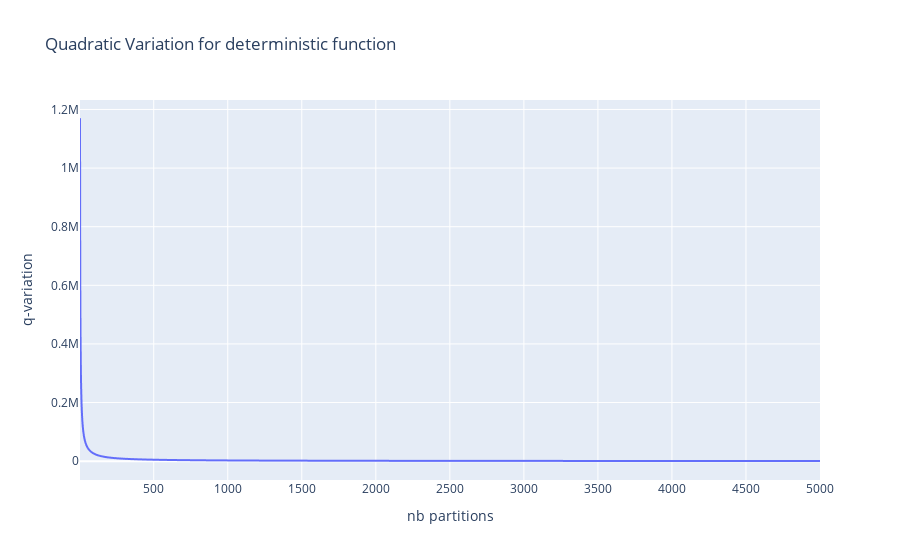

This figure's notebook cell:
### Code cell
fig = px.line(df_result, x='nb partitions',y='q-variation', title='Quadratic Variation for deterministic function')
fig.show()

### Figure 1 — Plotly figure (JSON) as saved in the notebook; plotly's stock layout.template omitted (floating-point values rounded to 4 significant figures; data arrays with more than 128 entries replaced by an {"elided": "..."} marker saying what was removed)
{"data": [{"hovertemplate": "nb partitions=%{x}<br>q-variation=%{y}<extra></extra>", "legendgroup": "", "line": {"color": "#636efa", "dash": "solid"}, "marker": {"symbol": "circle"}, "mode": "lines", "name": "", "showlegend": false, "type": "scattergl", "x": {"elided": "4999 int values"}, "xaxis": "x", "y": {"elided": "4999 float values"}, "yaxis": "y"}], "layout": {"legend": {"tracegroupgap": 0}, "title": {"text": "Quadratic Variation for deterministic function"}, "xaxis": {"anchor": "y", "domain": [0, 1], "title": {"text": "nb partitions"}}, "yaxis": {"anchor": "x", "domain": [0, 1], "title": {"text": "q-variation"}}}}
